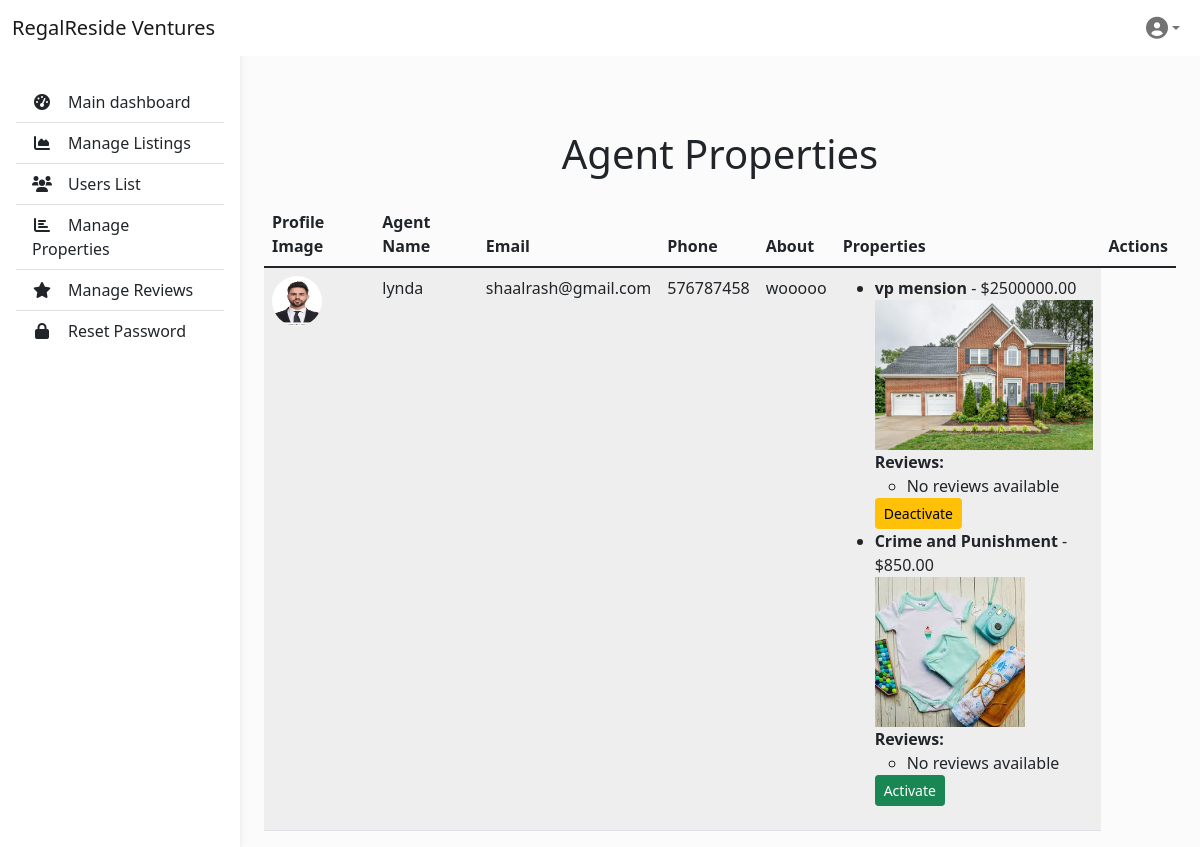
Page /adminpanel/agent-properties/ on the committed database.
### adminpanel/models.py (models this page shows, shortened)
class Profile(models.Model):
    user = models.OneToOneField(User, on_delete=models.CASCADE)
    name = models.CharField(max_length=100, blank=True, null=True)
    email = models.EmailField(blank=True, null=True)
    phone = models.CharField(max_length=15, blank=True, null=True)
    about = models.TextField(blank=True, null=True)
    profile_image = models.ImageField(upload_to='profile_images/', blank=True, null=True)
    id_proof = models.FileField(upload_to='id_proofs/', blank=True, null=True)
    saved_search = models.JSONField(blank=True, null=True)
    is_agent = models.BooleanField(default=False)
    is_active = models.BooleanField(default=True)

class Listing(models.Model):
    PROPERTY_TYPE = [
        ('House', 'House'),
        ('Apartment', 'Apartment'),
        ('Condo', 'Condo'),
    ]
    LISTING_TYPE = [
        ('Rent', 'Rent'),
        ('Sale', 'Sale'),
        ('Lease', 'Lease')
    ]
    title = models.CharField(max_length=200)
    description = models.TextField()
    price = models.DecimalField(max_digits=10, decimal_places=2)
    location = models.CharField(max_length=200)
    property_type = models.CharField(max_length=50, choices=PROPERTY_TYPE)
    listing_type = models.CharField(max_length=10, choices=LISTING_TYPE, null=True)
    bedrooms = models.IntegerField()
    bathrooms = models.IntegerField()
    square_feet = models.IntegerField()
    image = models.ImageField(upload_to='listing/')
    listing_date = models.DateTimeField(auto_now_add=True)
    agent = models.ForeignKey(Profile, on_delete=models.CASCADE)
    is_active = models.BooleanField(default=True)

### adminpanel/views.py (the view)
# urls.py: path('agent-properties/', agent_properties, name='agent_properties'),
def agent_properties(request):
    agents = Profile.objects.filter(is_agent=True)
    agent_data = {}
    for agent in agents:
        properties = Listing.objects.filter(agent=agent)  # Assuming Listing has a ForeignKey to Profile
        agent_data[agent] = properties  # Store agent and their properties
    return render(request, 'adminpanel/agent_properties.html', {
        'agent_data': agent_data,
    })

### adminpanel/templates/adminpanel/agent_properties.html (shortened to what this page needs)
{% extends "adminpanel/admin_base.html" %}
{% block content %}
<div class="container mt-5">
    <h1 class="text-center">Agent Properties</h1>
    <table class="table table-striped mt-4">
        <thead>
            <tr>
                <th>Profile Image</th>
                <th>Agent Name</th>
                <th>Email</th>
                <th>Phone</th>
                <th>About</th>
                <th>Properties</th>
                <th>Actions</th>
            </tr>
        </thead>
        <tbody>
            {% for agent, properties in agent_data.items %}
            <tr>
                <td>
                    {% if agent.profile_image %}
                        <a href="{% url 'adminpanel:user_details' agent.user.id %}">
                            <img src="{{ agent.profile_image.url }}" alt="{{ agent.user.username }}'s Profile Image" style="width: 50px; height: 50px; border-radius: 50%;">
                        </a>
                    {% else %}
                        <p>No Image</p>
                    {% endif %}
                </td>
                <td>{{ agent.user.username }}</td>
                <td>{{ agent.user.email }}</td>
                <td>{{ agent.phone|default:"Not provided" }}</td>
                <td>{{ agent.about|default:"No information provided" }}</td>
                <td>
                    <ul>
                        {% for property in properties %}
                            <li>
                                <strong>{{ property.title }}</strong> - ${{ property.price }} <br>
                                {% if property.image %}
                                    <a href="{% url 'adminpanel:view_property' property.id %}">
                                        <img src="{{ property.image.url }}" alt="{{ property.title }}" class="img-fluid" style="height: 150px; object-fit: cover;">
                                    </a>
                                {% else %}
                                    <p>No Image</p>
                                {% endif %}
                                <div>
                                    <strong>Reviews:</strong>
                                    <ul>
                                        {% for review in property.reviews.all %}
                                            <li>{{ review.comment }} - {{ review.rating }} Stars</li>
                                        {% empty %}
                                            <li>No reviews available</li>
                                        {% endfor %}
                                    </ul>
                                </div>
                                <div>
                                    {% if property.is_active %}
                                        <a href="{% url 'adminpanel:property_deactivate' property.id %}" class="btn btn-warning btn-sm" onclick="return confirm('Are you sure you want to deactivate this property?');">Deactivate</a>
                                    {% else %}
                                        <a href="{% url 'adminpanel:property_activate' property.id %}" class="btn btn-success btn-sm" onclick="return confirm('Are you sure you want to activate this property?');">Activate</a>
                                    {% endif %}
                                </div>
                            </li>
                        {% empty %}
                            <li>No properties available</li>
                        {% endfor %}
                    </ul>
                </td>
            </tr>
            {% endfor %}
        </tbody>
    </table>
</div>
{% endblock %}

### adminpanel/templates/adminpanel/admin_base.html (shortened to what this page needs)
<!DOCTYPE html>
<html lang="en">
<head>
  <link href="https://cdnjs.cloudflare.com/ajax/libs/bootstrap/5.1.3/css/bootstrap.min.css" rel="stylesheet">
  <link rel="stylesheet" href="https://cdnjs.cloudflare.com/ajax/libs/font-awesome/6.0.0-beta3/css/all.min.css">
</head>
<body>
  <header>
    <nav id="sidebarMenu" class="collapse d-lg-block sidebar collapse bg-white">
      <div class="position-sticky">
        <div class="list-group list-group-flush mx-3 mt-4">
          <a href="{% url 'adminpanel:admin_home' %}" class="list-group-item list-group-item-action py-2 ripple">
            <i class="fas fa-tachometer-alt fa-fw me-3"></i><span>Main dashboard</span>
          </a>
          <a href="{% url 'adminpanel:manage_listing' %}" class="list-group-item list-group-item-action py-2 ripple">
            <i class="fas fa-chart-area fa-fw me-3"></i><span>Manage Listings</span>
          </a>
          <a href="{% url 'adminpanel:user_list' %}" class="list-group-item list-group-item-action py-2 ripple">
            <i class="fas fa-users fa-fw me-3"></i><span>Users List</span>
          </a>
          <a href="{% url 'adminpanel:agent_properties' %}" class="list-group-item list-group-item-action py-2 ripple">
            <i class="fas fa-chart-bar fa-fw me-3"></i><span>Manage Properties</span>
          </a>
          <a href="{% url 'adminpanel:manage_reviews' %}" class="list-group-item list-group-item-action py-2 ripple">
            <i class="fas fa-star fa-fw me-3"></i><span>Manage Reviews</span>
          </a>
          <a href="{% url 'Homeapp:reset_password' %}" class="list-group-item list-group-item-action py-2 ripple">
            <i class="fas fa-lock fa-fw me-3"></i><span>Reset Password</span>
          </a>
        </div>
      </div>
    </nav>
    <nav id="main-navbar" class="navbar navbar-expand-lg navbar-light bg-white fixed-top">
      <div class="container-fluid">
        <a class="navbar-brand" href="#">
          RegalReside Ventures
        </a>
        <ul class="navbar-nav ms-auto d-flex flex-row">
          <li class="nav-item dropdown">
            <a class="nav-link dropdown-toggle hidden-arrow d-flex align-items-center" href="#"
            id="navbarDropdownMenuLink" role="button" data-bs-toggle="dropdown" aria-expanded="false">
            <i class="fas fa-user-circle" style="font-size: 22px;"></i>
          </a>
          </li>
        </ul>
      </div>
    </nav>
  </header>
  <main style="margin-top: 58px;">
    <div class="container pt-4">
      {% block content %}{% endblock %}
    </div>
  </main>
</body>
</html>

### adminpanel/templates/adminpanel/admin_base.html (style rules this page uses)
body { background-color: #fbfbfb; }
@media (min-width: 991.98px) { main { padding-left: 240px; } }
.sidebar { position: fixed; top: 0; bottom: 0; left: 0; padding: 58px 0 0; box-shadow: 0 2px 5px 0 rgb(0 0 0 / 5%), 0 2px 10px 0 rgb(0 0 0 / 5%); width: 240px; z-index: 600; }

### rows in the picture
Profile: profile_image (picture), user.username "lynda", user.email "shaalrash@gmail.com", phone "576787458", about "wooooo"
Listing: title "vp mension", price "2500000.00", image (picture), is_active "Deactivate"
Listing: title "Crime and Punishment", price "850.00", image (picture), is_active "Activate"
